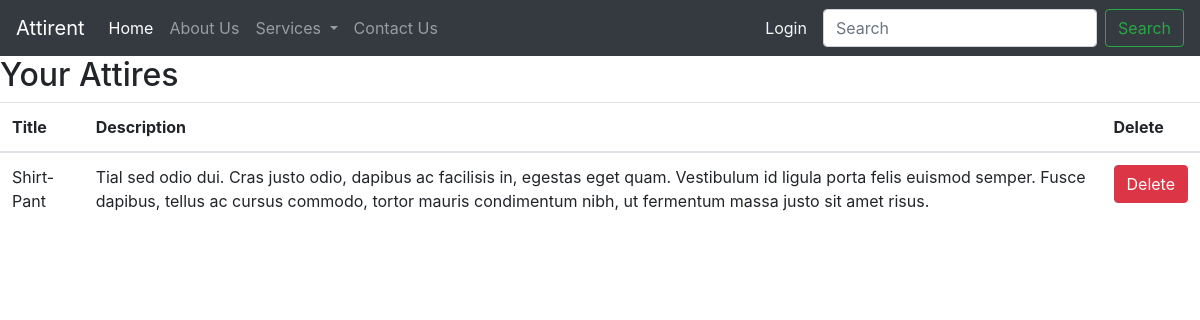
The page /lists on the database as committed earlier.
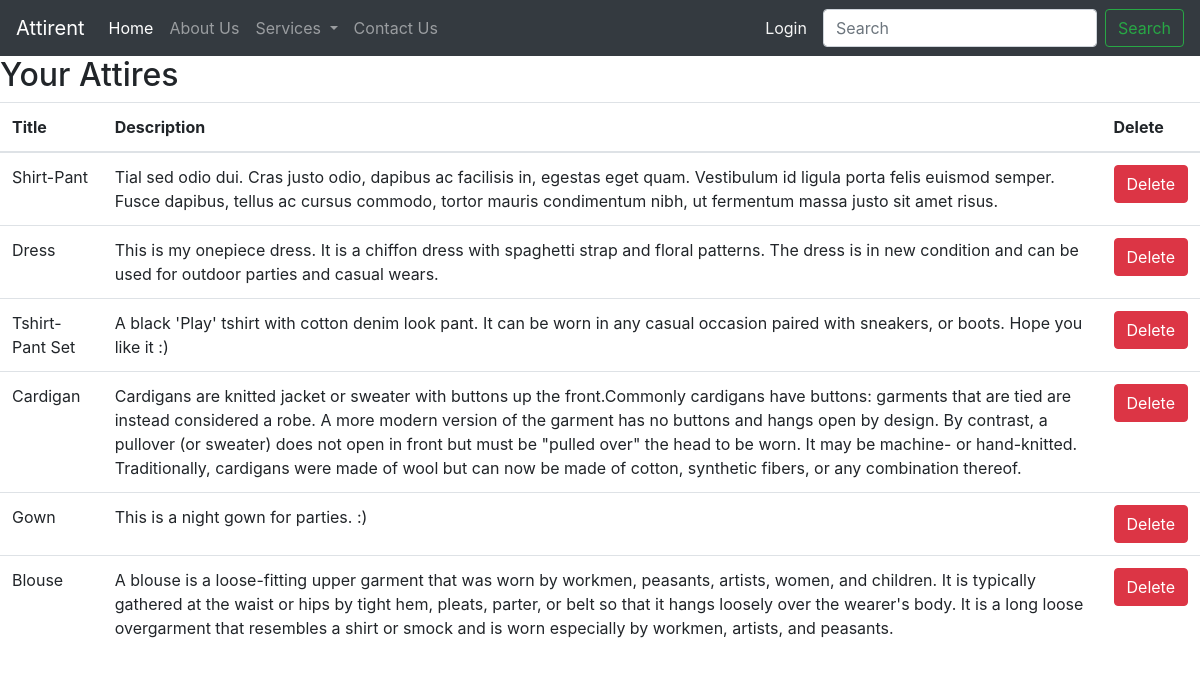
The same page on the database as committed later.
### posts/models.py (models this page shows, shortened)
class Clothes(models.Model):
    id = models.AutoField(primary_key=True)
    title = models.CharField(max_length=100)
    description = models.CharField(max_length=1000)
    picture = models.ImageField(upload_to="pictures", null=True)

### posts/views.py (the view)
# urls.py: path("lists", views.lists, name="lists"),
def lists(request):
    cloth = Clothes.objects.all()
    return render(request, "lists.html", {"cloth": cloth})

### templates/lists.html (shortened to what this page needs)
{% extends 'base.html'%}
{% block body %}
    <h2>Your Attires</h2>
    <table class="table">
        <thead>
            <tr>
                <th>Title</th>
                <th>Description</th>
                <th>Delete</th>
            </tr>
        </thead>
        <tbody>
            {% for clot in cloth %}
                    <tr>
                        <td>{{ clot.title }}</td>
                        <td>{{ clot.description }}</td>
                        <td>
                            <a href="{% url 'delete_cloth' clot.pk %}" class="btn btn-danger">Delete</a>
                        </td>
                    </tr>
            {% endfor %}
        </tbody>
    </table>
{% endblock body %}

### templates/base.html (shortened to what this page needs)
<!DOCTYPE html>
<html lang="en">
  <head>
    <link
      rel="stylesheet"
      href="https://stackpath.bootstrapcdn.com/bootstrap/4.5.2/css/bootstrap.min.css"
    />
  </head>
  <body>
    <nav class="navbar navbar-expand-lg navbar-dark bg-dark">
      <a class="navbar-brand" href="/">Attirent</a>
      <div class="collapse navbar-collapse" id="navbarSupportedContent">
        <ul class="navbar-nav mr-auto">
          <li class="nav-item active">
            <a class="nav-link" href="/"
              >Home <span class="sr-only">(current)</span></a
            >
          </li>
          <li class="nav-item">
            <a class="nav-link" href="/aboutus">About Us</a>
          </li>
          <li class="nav-item dropdown">
            <a
              class="nav-link dropdown-toggle"
              href="/services"
              id="navbarDropdown"
              role="button"
              data-toggle="dropdown"
              aria-haspopup="true"
              aria-expanded="false"
            >
              Services
            </a>
          </li>
          <li class="nav-item">
            <a class="nav-link" href="/contacts">Contact Us</a>
          </li>
        </ul>
        {% if user.is_authenticated %}
        <a class="nav-link" href="/user" style="color: #F0FFFF"> Hello, {{user.username}}!  </a>
        <a class="nav-link" href="/logout" style="color: #F5F5F5">Logout </a>
        {% else %}
        <a class="nav-link" href="/login" style="color: #F5F5F5">Login </a>
        {% endif %}
        <form class="form-inline my-2 my-lg-0">
          <input
            class="form-control mr-sm-2"
            type="search"
            placeholder="Search"
            aria-label="Search"
          />
          <button class="btn btn-outline-success my-2 my-sm-0" type="submit">
            Search
          </button>
        </form>
      </div>
    </nav>
    {% block body %}
    {% endblock body %}
  </body>
</html>

Rows that differ between the two databases and show on the page:
added Clothes: title "Dress", description "This is my onepiece dress. It is a chiffon dress with spaghetti strap and floral patterns. The dress is in new condition and can be used for outdoor parties and casual wears."
added Clothes: title "Tshirt-Pant Set", description "A black 'Play' tshirt with cotton denim look pant. It can be worn in any casual occasion paired with sneakers, or boots. Hope you like it :)"
added Clothes: title "Cardigan", description "Cardigans are knitted jacket or sweater with buttons up the front.Commonly cardigans have buttons: garments that are tied are instead considered a robe. A more modern version of the garment has no buttons and hangs open by design. By contrast, a pullover (or sweater) does not open in front but must be \"pulled over\" the head to be worn. It may be machine- or hand-knitted. Traditionally, cardigans were made of wool but can now be made of cotton, synthetic fibers, or any combination thereof."
added Clothes: title "Gown", description "This is a night gown for parties. :)"
added Clothes: title "Blouse", description "A blouse is a loose-fitting upper garment that was worn by workmen, peasants, artists, women, and children. It is typically gathered at the waist or hips by tight hem, pleats, parter, or belt so that it hangs loosely over the wearer's body. It is a long loose overgarment that resembles a shirt or smock and is worn especially by workmen, artists, and peasants."
